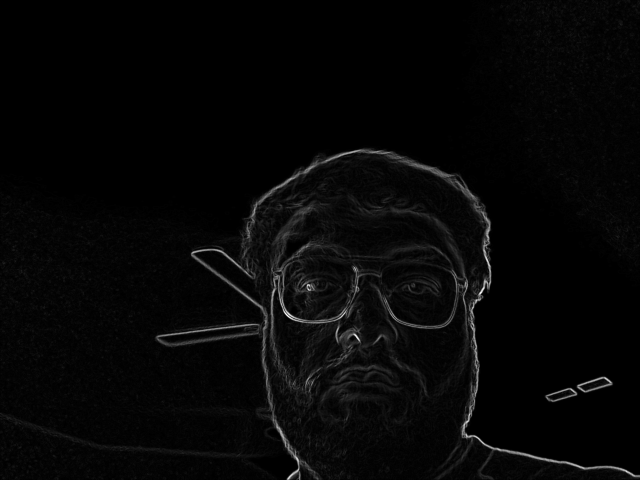
//> input picture Question 5/capture-transformer/cvtest00000001.pgm, 1280 x 960 px, given in place of the camera (shown at 1/2 size)
$ ./Q5   (built with g++ and OpenCV 4)
//> lines starting //> are read from the running program, lines starting //| are printed output that depends on the picture
//> further down, frame is the input picture: 960 rows x 1280 cols, CV_8UC3; min 0, max 255, mean 6.4
//> the key 'c' is pressed
#include <stdio.h>
#include <stdlib.h>
#include <iostream>
#include <time.h>

#include <opencv2/core/core.hpp>
#include <opencv2/highgui/highgui.hpp>
#include "opencv2/imgproc.hpp"
#include "opencv2/imgcodecs.hpp"

using namespace cv;
using namespace std;

#define ESCAPE_KEY (27)
#define SYSTEM_ERROR (-1)
#define BILLION  1000000000L


int main()
{
    VideoCapture cam0(0);

    Mat grad, grad_x, grad_y, abs_grad_x, abs_grad_y, frame, dst, detected_edges, src, src_gray;

    struct timespec start, stop;
    double accum;

    unsigned frameCount=0;

    bool data = false;

    char winInput;

    namedWindow("video_display");


    if (!cam0.isOpened())
    {
       exit(SYSTEM_ERROR);
    }

    cam0.set(CAP_PROP_FRAME_WIDTH, 640);
    cam0.set(CAP_PROP_FRAME_HEIGHT, 480);
    cout<<endl;

    cout<<"Press 'n' or 'N' for Normal Video"<<endl;
    cout<<"Press 's' or 'S' for Sobel Edge Detection"<<endl;
    cout<<"Press 'c' or 'C' for Canny Edge Detection"<<endl;
    cout<<"Press ESC to quit"<<endl;


	winInput='n';

    while (1)
    {
        if(data == true)
            break;

        if(winInput=='s' || winInput=='S')
        {
	        clock_gettime( CLOCK_REALTIME, &start);

            while(1)
            {
		        cam0.read(frame);
		        frameCount++;

                GaussianBlur(frame, src, Size(3, 3), 0, 0, BORDER_DEFAULT);
                // Convert the image to grayscale
                cvtColor(src, src_gray, COLOR_BGR2GRAY);

                Sobel(src_gray, grad_x, CV_16S, 1, 0, 1, 1, 0, BORDER_DEFAULT);
                Sobel(src_gray, grad_y, CV_16S, 0, 1, 1, 1, 0, BORDER_DEFAULT);
                // converting back to CV_8U
                convertScaleAbs(grad_x, abs_grad_x);
                convertScaleAbs(grad_y, abs_grad_y);
                addWeighted(abs_grad_x, 0.5, abs_grad_y, 0.5, 0, grad);
                imshow("video_display", grad);

                winInput = waitKey(10);

                if (winInput == ESCAPE_KEY)
                {
                    data = true;
                    break;
                }

                if(winInput=='c' || winInput=='n' || winInput=='C' || winInput=='N')
                {
                    clock_gettime( CLOCK_REALTIME, &stop);
                    accum = ( stop.tv_sec - start.tv_sec ) + (( stop.tv_nsec - start.tv_nsec )/BILLION);
                    cout<<"Average frame rate for Sobel Edge Detection: "<<(double)frameCount/accum<<" Frames per second."<<endl;
                    frameCount=0;
                    break;
		        }
            }
        }

        if(winInput=='c' || winInput=='C')
        {
	        clock_gettime( CLOCK_REALTIME, &start);

            while(1)
            {
                cam0.read(frame);
                frameCount++;

                cvtColor( frame, src_gray, COLOR_BGR2GRAY );
                cvtColor( frame, src_gray, COLOR_BGR2GRAY );

                createTrackbar( "Min Threshold:", "video_display", 0, 100 );

                blur( src_gray, detected_edges, Size(3,3) );

                Canny( detected_edges, detected_edges, 0, 0, 3 );
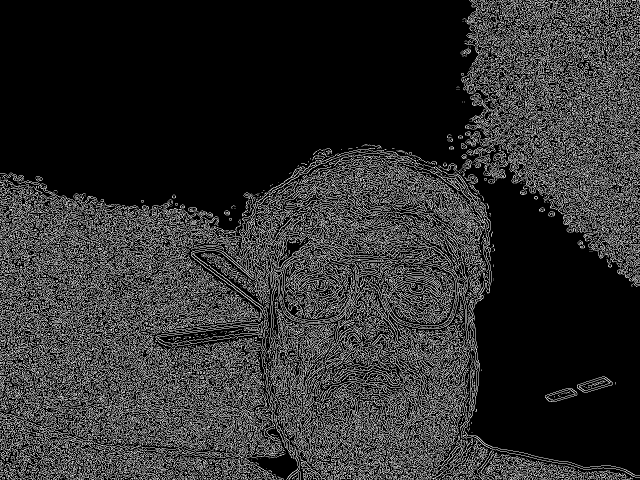
//> detected_edges: 960 rows x 1280 cols, CV_8UC1 (shown at 1/2 size); 18.2% white in thin lines or dots

                dst = Scalar::all(0);

                src_gray.copyTo( dst, detected_edges);
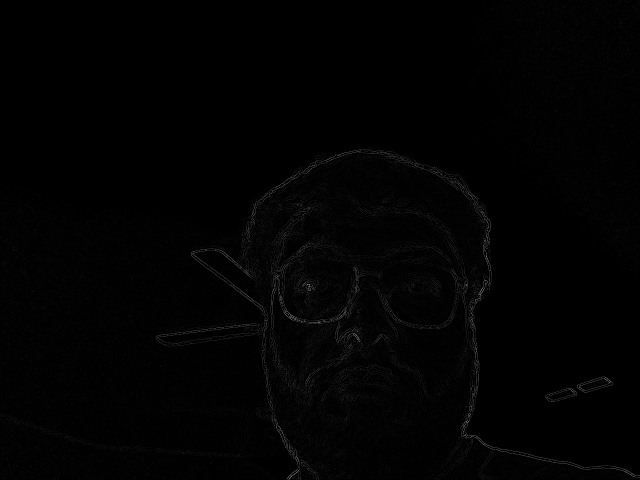
//> dst: 960 rows x 1280 cols, CV_8UC1 (shown at 1/2 size); min 0, max 252, mean 1.9

                imshow("video_display", dst);

                winInput = waitKey(10);
//> the key 'n' is pressed

                if (winInput == ESCAPE_KEY)
                {
                    data =  true;
                    break;
                }

                if(winInput=='n' || winInput=='s' || winInput=='N' || winInput=='S')
                {
                    clock_gettime( CLOCK_REALTIME, &stop);
                    accum = ( stop.tv_sec - start.tv_sec ) + (( stop.tv_nsec - start.tv_nsec )/BILLION);
                    cout<<"Average frame rate for Canny Edge Detection: "<<(double)frameCount/accum<<" Frames per second."<<endl;
                    frameCount=0;
                    break;
		        }
            }
        }

        if(winInput == 'n' || winInput == 'N')
        {
	        clock_gettime( CLOCK_REALTIME, &start);

            while(1)
            {
                cam0.read(frame);
                frameCount++;

                imshow("video_display", frame);

                winInput = waitKey(10);
//> the Esc key is pressed

                if (winInput == ESCAPE_KEY)
                {
                    data =  true;
                    break;
                }

                if(winInput=='c' || winInput=='s' || winInput=='C' || winInput=='S')
                {
                    clock_gettime( CLOCK_REALTIME, &stop);
                    accum = ( stop.tv_sec - start.tv_sec ) + (( stop.tv_nsec - start.tv_nsec )/BILLION);
                    cout<<"Average frame rate for Normal Video: "<<(double)frameCount/accum<<" Frames per second."<<endl;
                    frameCount=0;
                    break;
		        }

            }

        }

    }

    destroyWindow("video_display");
};

$ run again, on Question 5/capture-transformer/cvtest00000003.pgm
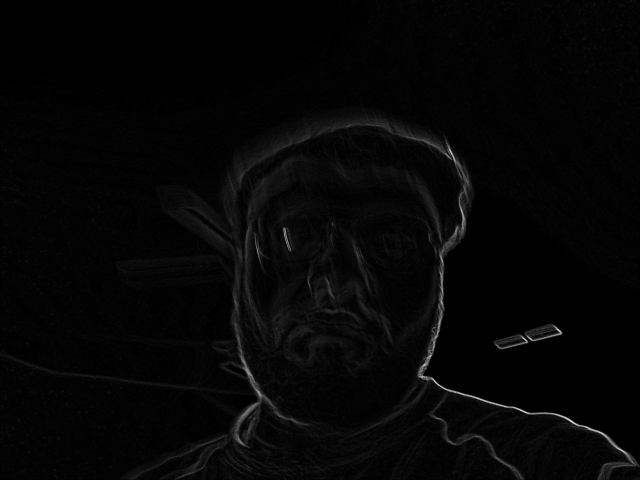
//> input picture Question 5/capture-transformer/cvtest00000003.pgm, 1280 x 960 px, given in place of the camera (shown at 1/2 size)
//> frame is the input picture: 960 rows x 1280 cols, CV_8UC3; min 0, max 241, mean 5.4
//> `Canny( detected_edges, detected_edges, 0, 0, 3 );`:
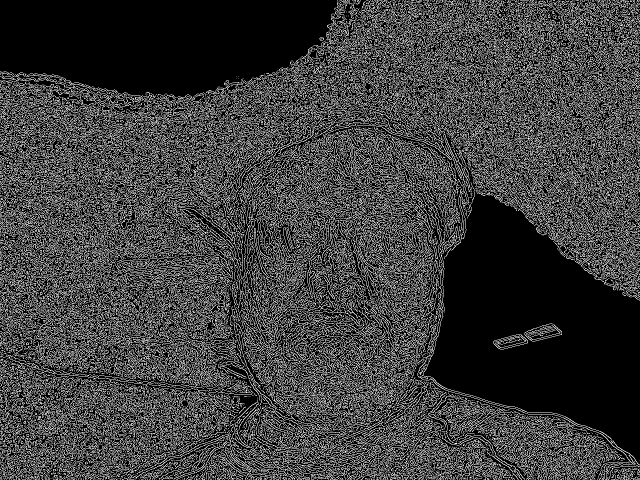
//> detected_edges: 960 rows x 1280 cols, CV_8UC1 (shown at 1/2 size); 24.3% white in thin lines or dots
//> `src_gray.copyTo( dst, detected_edges);`:
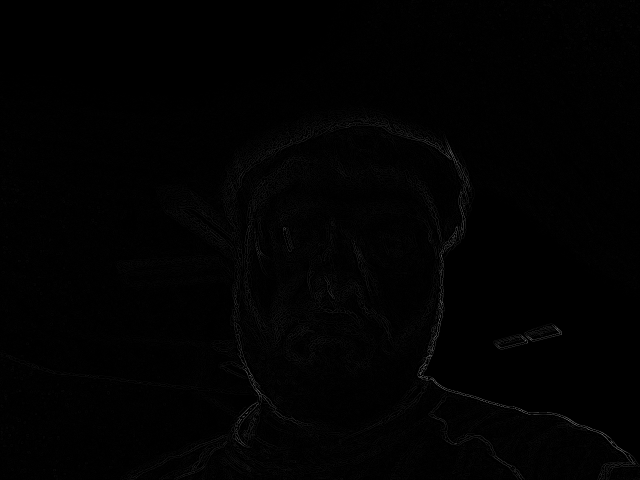
//> dst: 960 rows x 1280 cols, CV_8UC1 (shown at 1/2 size); min 0, max 192, mean 1.6

$ run again, on Question 5/capture-transformer/cvtest00000004.pgm
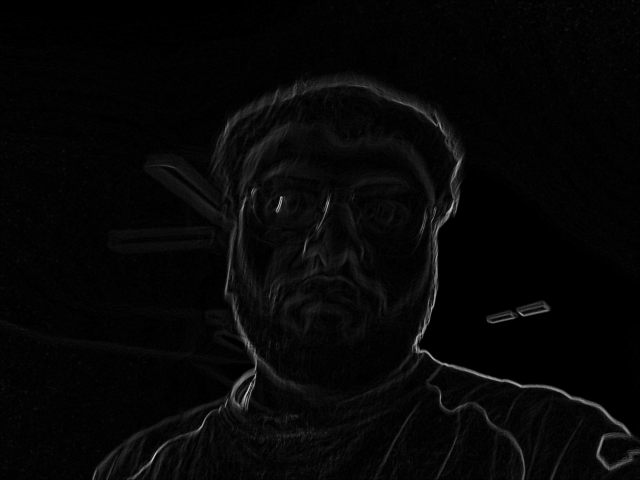
//> input picture Question 5/capture-transformer/cvtest00000004.pgm, 1280 x 960 px, given in place of the camera (shown at 1/2 size)
//> frame is the input picture: 960 rows x 1280 cols, CV_8UC3; min 0, max 216, mean 6.4
//> `Canny( detected_edges, detected_edges, 0, 0, 3 );`:
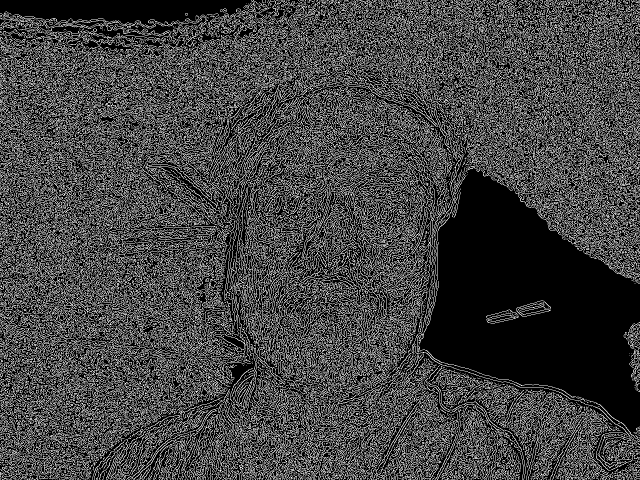
//> detected_edges: 960 rows x 1280 cols, CV_8UC1 (shown at 1/2 size); 26.3% white in thin lines or dots
//> `src_gray.copyTo( dst, detected_edges);`:
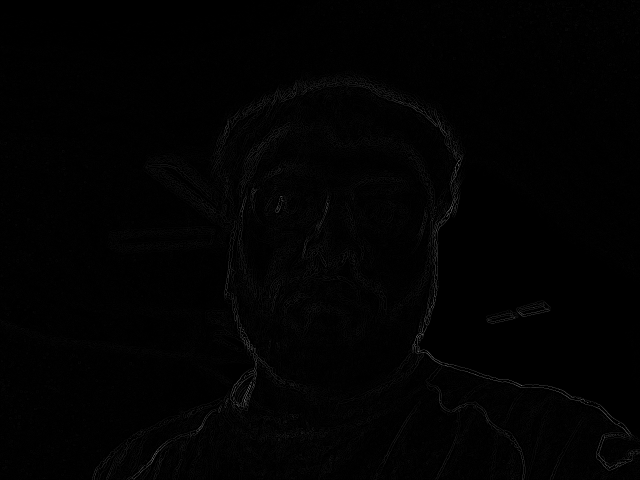
//> dst: 960 rows x 1280 cols, CV_8UC1 (shown at 1/2 size); min 0, max 182, mean 1.8
